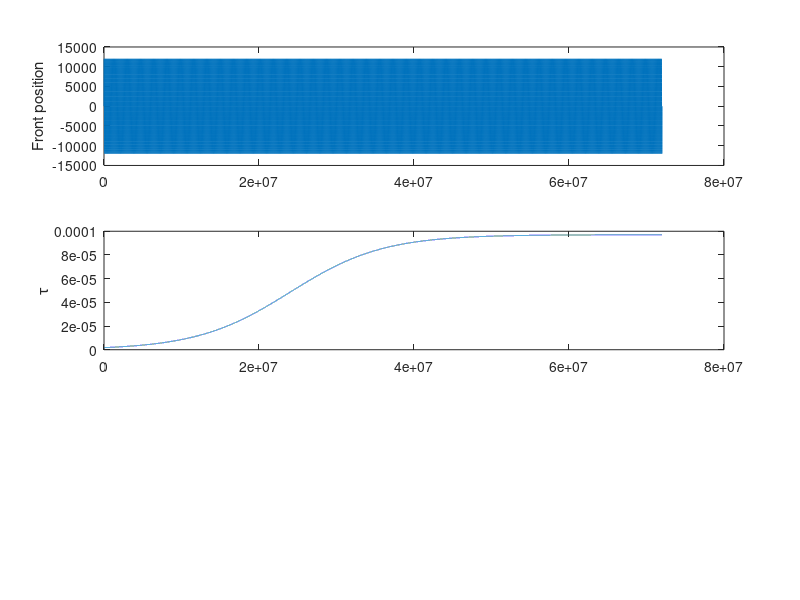

Write the MATLAB code that produced this figure. (Note: this script raises an error after producing the figure.)
% SOLVE VIA IVP

xfact = 120000;
deltax = 2000./xfact;
x = (0:deltax:600).*xfact;
f = 1e-4;
taumag =0.1/1030;
epsilon = .5;
ubarc =1;
L = ubarc./(f*epsilon);
deltay = 500;
ys = -2*L:deltay:2*L;
ubart = ubarc.*exp(-(ys./L).^2/2);
A = 12e3;

ind = 49; % find from MeanderFront
ubar = ubart(ind);
ubar = ubarc;
dudn = -ubar.*ys(ind)./(L.^2); 
epsk = A.*epsilon.*L.*(2*pi/xfact).^2;

rampwidth = 10*xfact;
xc = 200.*xfact;
facAmp = 1/2.*(1+tanh( (x-xc)./rampwidth));
facAmp=1;
% facAmp = facAmp.*sin(2*pi*x./(12*xfact));
% facAmp = facAmp.*exp(-( ( x-xc)./(6*xfact)).^2);
x1=x;
y = facAmp.*A.*sin(2*pi*x./(xfact));

% Define alternate style of curvature.
% vel = ubar;
% maxa = 180*pi./180;
% angle = maxa.*cos((2*pi./(3*xfact)).*x);
% velfr = vel.*exp(1i*angle);
% y = cumtrapz(x, imag(velfr));
% x = cumtrapz(x,real(velfr));
% y = facAmp.*A.*y./max(y);
% y = 2*A*sinc( (x-200*xfact)./(1/2.*xfact));
% x = facAmp.*A.*cos(2*pi*x./(xfact));

%Determine curvature
dx  = gradient(x, deltax*xfact);
ddx = gradient(dx, deltax*xfact);
dy  = gradient(y, deltax*xfact);
dy(1:end-1) = (y(2:end)-y(1:end-1))./(deltax.*xfact);
dy(end) = dy(1);
ddy = gradient(dy, deltax*xfact);
ddy(1:end-1) = (dy(2:end)-dy(1:end-1))./(deltax.*xfact);
ddy(end) =ddy(1);
num   = dx .* ddy - ddx .* dy;
denom = dx .* dx + dy .* dy;
denom = sqrt(denom);
denom = denom.* denom.* denom;
k = num ./ denom;
k(denom < 0) = NaN;
disp(['Eps-Omega = ', num2str(max(k).*ubar./f,2)]);

% Determine s and n vectors
du = gradient(x, deltax*xfact); %Temporary velocity gradients
dv = gradient(y, deltax*xfact); %
dv(1:end-1) = (y(2:end)-y(1:end-1))./(deltax*xfact);
dv(end)=dv(1);
vels = du+1i*dv;  %Tangent Vectors at each spot.
frntvec = vels./abs(vels); %Normalized;

rampwidth = 100*xfact;
xc = 200.*xfact;
facTau = 1/2.*(1+tanh( (x-xc)./rampwidth));
% facTau = 1;
tau = facTau.*taumag.*ones(size(x));
taus = dot([real(tau); imag(tau)], [real(frntvec); imag(frntvec)]);
taun = dot([real(tau); imag(tau)], [-imag(frntvec); real(frntvec)]);
taus = tau; taun=0*taun;
figure
subplot(3,1,1)
plot(x, y);
ylabel('Front position');
subplot(3,1,2)
plot(x, tau);
ylabel('\tau');
%%
% SOLVE ODES
omega = ubar*k;
zeta = -dudn + omega;

l = abs(cumtrapz(x1, abs(vels))); % int_x sqrt( 1+(dy/dx)^2)
% l = cumtrapz(real(velfr));
guess = [0 0]; %IVP bc u, v
% taus = mean(taus)+0*taus; taun = 0*taun;
out = meanderFrontODEIVP(l, omega, zeta, ubar, taus, taun, f, guess);
Mu = real(out.u.*frntvec + out.v.*1i.*frntvec);
Mv =  imag(out.u.*frntvec + out.v.*1i.*frntvec);

utheory = (f+zeta + omega)./((f+2*omega).*(f+zeta)).*taun;
vtheory = -(f+3*omega)./((f+2*omega).*(f+zeta)).*taus;
Mut = real(utheory.*frntvec + vtheory.*1i.*frntvec);
Mvt = imag(utheory.*frntvec + vtheory.*1i.*frntvec);
[b, a] = butter(4, 4*.025);
Mvs = filtfilt(b,a,Mv);
subplot(3,1,3)
plot(x,Mv);
hold on
plot(x, Mu);
hold off
ylabel('V');

%%
figure
subplot(3,1,1)
inds = length(x)-250:length(x)-3;
inds = length(x)-5000:length(x)-250;
inds = 11000:12500;
% inds = 1/deltax*195:1*205/deltax;
quiver(x(inds), y(inds), Mu(inds), Mv(inds));
hold on
plot(x(inds), y(inds), 'LineWidth',2);
hold off
axis equal
subplot(3,1,2)
quiver(x(inds), y(inds), Mut(inds), Mvt(inds));
hold on
plot(x(inds), y(inds), 'LineWidth',2);
hold off
axis equal
subplot(3,1,3)
plot(x(inds), Mv(inds));
hold on
plot(x(inds), Mvt(inds), 'LineWidth', 2);
plot(x(inds), Mvs(inds), 'LineWidth', 2);
% plot(x(inds), Mu(inds));
hold off
%%
F = sqrt((f+zeta).*(f+2*omega));
% k = F./ubar;
% 
% ei = 100;
% l = cumtrapz(

figure
subplot(4,1,1)
plotyy(l(inds), -(f+3*omega(inds))./(F(inds).^2), l(inds), (f+zeta(inds))./(F(inds).^2))
title('V factor     U factor');
subplot(4,1,2)
plot(l(inds), taus(inds));
hold on
plot(l(inds), taun(inds));
hold off
title('\tau_s     \tau_n');
subplot(4,1,3)
plot(l(inds), -(f+3*omega(inds))./(F(inds).^2).*taus(inds))
hold on;
plot( l(inds), out.v(inds))
title('V_{theory}    V_{numeric}');
subplot(4,1,4)
plotyy(l(inds), (f+zeta(inds))./(F(inds).^2).*taun(inds), l(inds), out.u(inds))
title('U_{theory}    U_{numeric}');
%%
trapz(l, F./ubar)./(2*pi*600)

inds = 11000:13500;
figure
subplot(3,1,1)
plot(l(inds), y(inds))
grid on
ylabel('Front Y Position');
% set(gca, 
subplot(3,1,2)
vfact = -(f+3*omega(inds))./(F(inds).^2);
plot(l(inds), vfact./mean(vfact));
hold on
ufact = (f+zeta(inds))./(F(inds).^2);
plot( l(inds), abs(ufact./mean(ufact(1))))
hold off
legend('1/F_V', '1/F_U');
grid on
ylabel('Normalized');

subplot(3,1,3)
plot(l(inds), taus(inds));
hold on
plot(l(inds), taun(inds));
hold off
legend('\tau_s', '\tau_n');
grid on
ylabel('\tau/\rho');